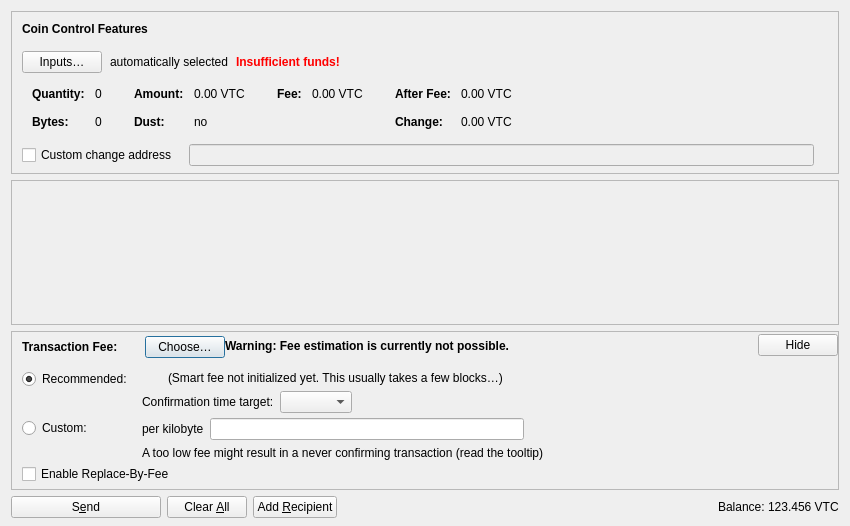
<?xml version="1.0" encoding="UTF-8"?>
<ui version="4.0">
 <class>SendCoinsDialog</class>
 <widget class="QDialog" name="SendCoinsDialog">
  <property name="geometry">
   <rect>
    <x>0</x>
    <y>0</y>
    <width>850</width>
    <height>526</height>
   </rect>
  </property>
  <property name="windowTitle">
   <string>Send Coins</string>
  </property>
  <layout class="QVBoxLayout" name="verticalLayout" stretch="0,1,0,0">
   <property name="bottomMargin">
    <number>8</number>
   </property>
   <item>
    <widget class="QFrame" name="frameCoinControl">
     <property name="sizePolicy">
      <sizepolicy hsizetype="Expanding" vsizetype="Expanding">
       <horstretch>0</horstretch>
       <verstretch>0</verstretch>
      </sizepolicy>
     </property>
     <property name="maximumSize">
      <size>
       <width>16777215</width>
       <height>16777215</height>
      </size>
     </property>
     <property name="frameShape">
      <enum>QFrame::StyledPanel</enum>
     </property>
     <property name="frameShadow">
      <enum>QFrame::Sunken</enum>
     </property>
     <layout class="QVBoxLayout" name="verticalLayoutCoinControl2">
      <property name="spacing">
       <number>0</number>
      </property>
      <property name="leftMargin">
       <number>0</number>
      </property>
      <property name="topMargin">
       <number>0</number>
      </property>
      <property name="rightMargin">
       <number>0</number>
      </property>
      <property name="bottomMargin">
       <number>6</number>
      </property>
      <item>
       <layout class="QVBoxLayout" name="verticalLayoutCoinControl" stretch="0,0,0,0,1">
        <property name="spacing">
         <number>0</number>
        </property>
        <property name="leftMargin">
         <number>10</number>
        </property>
        <property name="topMargin">
         <number>10</number>
        </property>
        <item>
         <layout class="QHBoxLayout" name="horizontalLayoutCoinControl1">
          <property name="bottomMargin">
           <number>15</number>
          </property>
          <item>
           <widget class="QLabel" name="labelCoinControlFeatures">
            <property name="sizePolicy">
             <sizepolicy hsizetype="Preferred" vsizetype="Maximum">
              <horstretch>0</horstretch>
              <verstretch>0</verstretch>
             </sizepolicy>
            </property>
            <property name="font">
             <font>
              <weight>75</weight>
              <bold>true</bold>
             </font>
            </property>
            <property name="styleSheet">
             <string notr="true">font-weight:bold;</string>
            </property>
            <property name="text">
             <string>Coin Control Features</string>
            </property>
           </widget>
          </item>
         </layout>
        </item>
        <item>
         <layout class="QHBoxLayout" name="horizontalLayoutCoinControl2" stretch="0,0,0,0">
          <property name="spacing">
           <number>8</number>
          </property>
          <property name="bottomMargin">
           <number>10</number>
          </property>
          <item>
           <widget class="QPushButton" name="pushButtonCoinControl">
            <property name="styleSheet">
             <string notr="true"/>
            </property>
            <property name="text">
             <string>Inputs…</string>
            </property>
            <property name="autoDefault">
             <bool>false</bool>
            </property>
           </widget>
          </item>
          <item>
           <widget class="QLabel" name="labelCoinControlAutomaticallySelected">
            <property name="text">
             <string>automatically selected</string>
            </property>
            <property name="margin">
             <number>5</number>
            </property>
           </widget>
          </item>
          <item>
           <widget class="QLabel" name="labelCoinControlInsuffFunds">
            <property name="font">
             <font>
              <weight>75</weight>
              <bold>true</bold>
             </font>
            </property>
            <property name="styleSheet">
             <string notr="true">color:red;font-weight:bold;</string>
            </property>
            <property name="text">
             <string>Insufficient funds!</string>
            </property>
            <property name="margin">
             <number>5</number>
            </property>
           </widget>
          </item>
          <item>
           <spacer name="horizontalSpacerCoinControl">
            <property name="orientation">
             <enum>Qt::Horizontal</enum>
            </property>
            <property name="sizeHint" stdset="0">
             <size>
              <width>40</width>
              <height>1</height>
             </size>
            </property>
           </spacer>
          </item>
         </layout>
        </item>
        <item>
         <widget class="QWidget" name="widgetCoinControl" native="true">
          <property name="sizePolicy">
           <sizepolicy hsizetype="Preferred" vsizetype="Preferred">
            <horstretch>0</horstretch>
            <verstretch>0</verstretch>
           </sizepolicy>
          </property>
          <property name="minimumSize">
           <size>
            <width>0</width>
            <height>0</height>
           </size>
          </property>
          <property name="styleSheet">
           <string notr="true"/>
          </property>
          <layout class="QHBoxLayout" name="horizontalLayoutCoinControl5">
           <property name="leftMargin">
            <number>0</number>
           </property>
           <property name="topMargin">
            <number>0</number>
           </property>
           <property name="rightMargin">
            <number>0</number>
           </property>
           <property name="bottomMargin">
            <number>0</number>
           </property>
           <item>
            <layout class="QHBoxLayout" name="horizontalLayoutCoinControl3" stretch="0,0,0,1">
             <property name="spacing">
              <number>20</number>
             </property>
             <property name="topMargin">
              <number>0</number>
             </property>
             <property name="bottomMargin">
              <number>10</number>
             </property>
             <item>
              <layout class="QFormLayout" name="formLayoutCoinControl1">
               <property name="horizontalSpacing">
                <number>10</number>
               </property>
               <property name="verticalSpacing">
                <number>14</number>
               </property>
               <property name="leftMargin">
                <number>10</number>
               </property>
               <property name="topMargin">
                <number>4</number>
               </property>
               <property name="rightMargin">
                <number>6</number>
               </property>
               <item row="0" column="0">
                <widget class="QLabel" name="labelCoinControlQuantityText">
                 <property name="font">
                  <font>
                   <weight>75</weight>
                   <bold>true</bold>
                  </font>
                 </property>
                 <property name="text">
                  <string>Quantity:</string>
                 </property>
                 <property name="margin">
                  <number>0</number>
                 </property>
                </widget>
               </item>
               <item row="0" column="1">
                <widget class="QLabel" name="labelCoinControlQuantity">
                 <property name="cursor">
                  <cursorShape>IBeamCursor</cursorShape>
                 </property>
                 <property name="contextMenuPolicy">
                  <enum>Qt::ActionsContextMenu</enum>
                 </property>
                 <property name="text">
                  <string notr="true">0</string>
                 </property>
                 <property name="margin">
                  <number>0</number>
                 </property>
                 <property name="textInteractionFlags">
                  <set>Qt::LinksAccessibleByMouse|Qt::TextSelectableByKeyboard|Qt::TextSelectableByMouse</set>
                 </property>
                </widget>
               </item>
               <item row="1" column="0">
                <widget class="QLabel" name="labelCoinControlBytesText">
                 <property name="font">
                  <font>
                   <weight>75</weight>
                   <bold>true</bold>
                  </font>
                 </property>
                 <property name="text">
                  <string>Bytes:</string>
                 </property>
                </widget>
               </item>
               <item row="1" column="1">
                <widget class="QLabel" name="labelCoinControlBytes">
                 <property name="cursor">
                  <cursorShape>IBeamCursor</cursorShape>
                 </property>
                 <property name="contextMenuPolicy">
                  <enum>Qt::ActionsContextMenu</enum>
                 </property>
                 <property name="text">
                  <string notr="true">0</string>
                 </property>
                 <property name="textInteractionFlags">
                  <set>Qt::LinksAccessibleByMouse|Qt::TextSelectableByKeyboard|Qt::TextSelectableByMouse</set>
                 </property>
                </widget>
               </item>
              </layout>
             </item>
             <item>
              <layout class="QFormLayout" name="formLayoutCoinControl2">
               <property name="horizontalSpacing">
                <number>10</number>
               </property>
               <property name="verticalSpacing">
                <number>14</number>
               </property>
               <property name="leftMargin">
                <number>6</number>
               </property>
               <property name="topMargin">
                <number>4</number>
               </property>
               <property name="rightMargin">
                <number>6</number>
               </property>
               <item row="0" column="0">
                <widget class="QLabel" name="labelCoinControlAmountText">
                 <property name="font">
                  <font>
                   <weight>75</weight>
                   <bold>true</bold>
                  </font>
                 </property>
                 <property name="text">
                  <string>Amount:</string>
                 </property>
                 <property name="margin">
                  <number>0</number>
                 </property>
                </widget>
               </item>
               <item row="0" column="1">
                <widget class="QLabel" name="labelCoinControlAmount">
                 <property name="cursor">
                  <cursorShape>IBeamCursor</cursorShape>
                 </property>
                 <property name="contextMenuPolicy">
                  <enum>Qt::ActionsContextMenu</enum>
                 </property>
                 <property name="text">
                  <string notr="true">0.00 VTC</string>
                 </property>
                 <property name="textInteractionFlags">
                  <set>Qt::LinksAccessibleByMouse|Qt::TextSelectableByKeyboard|Qt::TextSelectableByMouse</set>
                 </property>
                </widget>
               </item>
               <item row="1" column="0">
                <widget class="QLabel" name="labelCoinControlLowOutputText">
                 <property name="font">
                  <font>
                   <weight>75</weight>
                   <bold>true</bold>
                  </font>
                 </property>
                 <property name="text">
                  <string>Dust:</string>
                 </property>
                </widget>
               </item>
               <item row="1" column="1">
                <widget class="QLabel" name="labelCoinControlLowOutput">
                 <property name="cursor">
                  <cursorShape>IBeamCursor</cursorShape>
                 </property>
                 <property name="contextMenuPolicy">
                  <enum>Qt::ActionsContextMenu</enum>
                 </property>
                 <property name="text">
                  <string notr="true">no</string>
                 </property>
                 <property name="textInteractionFlags">
                  <set>Qt::LinksAccessibleByMouse|Qt::TextSelectableByKeyboard|Qt::TextSelectableByMouse</set>
                 </property>
                </widget>
               </item>
              </layout>
             </item>
             <item>
              <layout class="QFormLayout" name="formLayoutCoinControl3">
               <property name="horizontalSpacing">
                <number>10</number>
               </property>
               <property name="verticalSpacing">
                <number>14</number>
               </property>
               <property name="leftMargin">
                <number>6</number>
               </property>
               <property name="topMargin">
                <number>4</number>
               </property>
               <property name="rightMargin">
                <number>6</number>
               </property>
               <item row="0" column="0">
                <widget class="QLabel" name="labelCoinControlFeeText">
                 <property name="font">
                  <font>
                   <weight>75</weight>
                   <bold>true</bold>
                  </font>
                 </property>
                 <property name="text">
                  <string>Fee:</string>
                 </property>
                 <property name="margin">
                  <number>0</number>
                 </property>
                </widget>
               </item>
               <item row="0" column="1">
                <widget class="QLabel" name="labelCoinControlFee">
                 <property name="cursor">
                  <cursorShape>IBeamCursor</cursorShape>
                 </property>
                 <property name="contextMenuPolicy">
                  <enum>Qt::ActionsContextMenu</enum>
                 </property>
                 <property name="text">
                  <string notr="true">0.00 VTC</string>
                 </property>
                 <property name="textInteractionFlags">
                  <set>Qt::LinksAccessibleByMouse|Qt::TextSelectableByKeyboard|Qt::TextSelectableByMouse</set>
                 </property>
                </widget>
               </item>
              </layout>
             </item>
             <item>
              <layout class="QFormLayout" name="formLayoutCoinControl4">
               <property name="horizontalSpacing">
                <number>10</number>
               </property>
               <property name="verticalSpacing">
                <number>14</number>
               </property>
               <property name="leftMargin">
                <number>6</number>
               </property>
               <property name="topMargin">
                <number>4</number>
               </property>
               <property name="rightMargin">
                <number>6</number>
               </property>
               <item row="0" column="0">
                <widget class="QLabel" name="labelCoinControlAfterFeeText">
                 <property name="font">
                  <font>
                   <weight>75</weight>
                   <bold>true</bold>
                  </font>
                 </property>
                 <property name="text">
                  <string>After Fee:</string>
                 </property>
                 <property name="margin">
                  <number>0</number>
                 </property>
                </widget>
               </item>
               <item row="0" column="1">
                <widget class="QLabel" name="labelCoinControlAfterFee">
                 <property name="cursor">
                  <cursorShape>IBeamCursor</cursorShape>
                 </property>
                 <property name="contextMenuPolicy">
                  <enum>Qt::ActionsContextMenu</enum>
                 </property>
                 <property name="text">
                  <string notr="true">0.00 VTC</string>
                 </property>
                 <property name="textInteractionFlags">
                  <set>Qt::LinksAccessibleByMouse|Qt::TextSelectableByKeyboard|Qt::TextSelectableByMouse</set>
                 </property>
                </widget>
               </item>
               <item row="1" column="0">
                <widget class="QLabel" name="labelCoinControlChangeText">
                 <property name="font">
                  <font>
                   <weight>75</weight>
                   <bold>true</bold>
                  </font>
                 </property>
                 <property name="text">
                  <string>Change:</string>
                 </property>
                </widget>
               </item>
               <item row="1" column="1">
                <widget class="QLabel" name="labelCoinControlChange">
                 <property name="cursor">
                  <cursorShape>IBeamCursor</cursorShape>
                 </property>
                 <property name="contextMenuPolicy">
                  <enum>Qt::ActionsContextMenu</enum>
                 </property>
                 <property name="text">
                  <string notr="true">0.00 VTC</string>
                 </property>
                 <property name="textInteractionFlags">
                  <set>Qt::LinksAccessibleByMouse|Qt::TextSelectableByKeyboard|Qt::TextSelectableByMouse</set>
                 </property>
                </widget>
               </item>
              </layout>
             </item>
            </layout>
           </item>
          </layout>
         </widget>
        </item>
        <item>
         <layout class="QHBoxLayout" name="horizontalLayoutCoinControl4" stretch="0,0,0">
          <property name="spacing">
           <number>12</number>
          </property>
          <property name="sizeConstraint">
           <enum>QLayout::SetDefaultConstraint</enum>
          </property>
          <property name="topMargin">
           <number>5</number>
          </property>
          <property name="rightMargin">
           <number>5</number>
          </property>
          <item>
           <widget class="QCheckBox" name="checkBoxCoinControlChange">
            <property name="toolTip">
             <string>If this is activated, but the change address is empty or invalid, change will be sent to a newly generated address.</string>
            </property>
            <property name="text">
             <string>Custom change address</string>
            </property>
           </widget>
          </item>
          <item>
           <widget class="QValidatedLineEdit" name="lineEditCoinControlChange">
            <property name="enabled">
             <bool>false</bool>
            </property>
            <property name="sizePolicy">
             <sizepolicy hsizetype="Expanding" vsizetype="Fixed">
              <horstretch>0</horstretch>
              <verstretch>0</verstretch>
             </sizepolicy>
            </property>
           </widget>
          </item>
          <item>
           <widget class="QLabel" name="labelCoinControlChangeLabel">
            <property name="sizePolicy">
             <sizepolicy hsizetype="Preferred" vsizetype="Expanding">
              <horstretch>0</horstretch>
              <verstretch>0</verstretch>
             </sizepolicy>
            </property>
            <property name="minimumSize">
             <size>
              <width>0</width>
              <height>0</height>
             </size>
            </property>
            <property name="text">
             <string/>
            </property>
            <property name="margin">
             <number>3</number>
            </property>
           </widget>
          </item>
         </layout>
        </item>
        <item>
         <spacer name="verticalSpacerCoinControl">
          <property name="orientation">
           <enum>Qt::Vertical</enum>
          </property>
          <property name="sizeHint" stdset="0">
           <size>
            <width>800</width>
            <height>1</height>
           </size>
          </property>
         </spacer>
        </item>
       </layout>
      </item>
     </layout>
    </widget>
   </item>
   <item>
    <widget class="QScrollArea" name="scrollArea">
     <property name="widgetResizable">
      <bool>true</bool>
     </property>
     <widget class="QWidget" name="scrollAreaWidgetContents">
      <property name="geometry">
       <rect>
        <x>0</x>
        <y>0</y>
        <width>830</width>
        <height>104</height>
       </rect>
      </property>
      <layout class="QVBoxLayout" name="verticalLayout_2" stretch="0,1">
       <property name="leftMargin">
        <number>0</number>
       </property>
       <property name="topMargin">
        <number>0</number>
       </property>
       <property name="rightMargin">
        <number>0</number>
       </property>
       <property name="bottomMargin">
        <number>0</number>
       </property>
       <item>
        <layout class="QVBoxLayout" name="entries">
         <property name="spacing">
          <number>6</number>
         </property>
        </layout>
       </item>
       <item>
        <spacer name="verticalSpacer">
         <property name="orientation">
          <enum>Qt::Vertical</enum>
         </property>
         <property name="sizeHint" stdset="0">
          <size>
           <width>20</width>
           <height>40</height>
          </size>
         </property>
        </spacer>
       </item>
      </layout>
     </widget>
    </widget>
   </item>
   <item>
    <widget class="QFrame" name="frameFee">
     <property name="sizePolicy">
      <sizepolicy hsizetype="Expanding" vsizetype="Expanding">
       <horstretch>0</horstretch>
       <verstretch>0</verstretch>
      </sizepolicy>
     </property>
     <property name="maximumSize">
      <size>
       <width>16777215</width>
       <height>16777215</height>
      </size>
     </property>
     <property name="frameShape">
      <enum>QFrame::StyledPanel</enum>
     </property>
     <property name="frameShadow">
      <enum>QFrame::Sunken</enum>
     </property>
     <layout class="QVBoxLayout" name="verticalLayoutFee1">
      <property name="spacing">
       <number>0</number>
      </property>
      <property name="leftMargin">
       <number>0</number>
      </property>
      <property name="topMargin">
       <number>0</number>
      </property>
      <property name="rightMargin">
       <number>0</number>
      </property>
      <property name="bottomMargin">
       <number>0</number>
      </property>
      <item>
       <layout class="QVBoxLayout" name="verticalLayoutFee2" stretch="0,0,0">
        <property name="spacing">
         <number>0</number>
        </property>
        <property name="leftMargin">
         <number>10</number>
        </property>
        <property name="topMargin">
         <number>0</number>
        </property>
        <item>
         <layout class="QHBoxLayout" name="horizontalLayoutFee1">
          <property name="bottomMargin">
           <number>0</number>
          </property>
          <item>
           <layout class="QVBoxLayout" name="verticalLayoutFee7">
            <property name="spacing">
             <number>0</number>
            </property>
            <item>
             <spacer name="verticalSpacerSmartFee">
              <property name="orientation">
               <enum>Qt::Vertical</enum>
              </property>
              <property name="sizeType">
               <enum>QSizePolicy::Fixed</enum>
              </property>
              <property name="sizeHint" stdset="0">
               <size>
                <width>1</width>
                <height>4</height>
               </size>
              </property>
             </spacer>
            </item>
            <item>
             <layout class="QHBoxLayout" name="horizontalLayoutSmartFee">
              <property name="spacing">
               <number>10</number>
              </property>
              <item>
               <widget class="QLabel" name="labelFeeHeadline">
                <property name="sizePolicy">
                 <sizepolicy hsizetype="Preferred" vsizetype="Maximum">
                  <horstretch>0</horstretch>
                  <verstretch>0</verstretch>
                 </sizepolicy>
                </property>
                <property name="font">
                 <font>
                  <weight>75</weight>
                  <bold>true</bold>
                 </font>
                </property>
                <property name="styleSheet">
                 <string notr="true">font-weight:bold;</string>
                </property>
                <property name="text">
                 <string>Transaction Fee:</string>
                </property>
               </widget>
              </item>
              <item>
               <widget class="QLabel" name="labelFeeMinimized">
                <property name="text">
                 <string/>
                </property>
               </widget>
              </item>
              <item>
               <widget class="QPushButton" name="buttonChooseFee">
                <property name="text">
                 <string>Choose…</string>
                </property>
               </widget>
              </item>
             </layout>
            </item>
            <item>
             <spacer name="verticalSpacer_5">
              <property name="orientation">
               <enum>Qt::Vertical</enum>
              </property>
              <property name="sizeHint" stdset="0">
               <size>
                <width>1</width>
                <height>1</height>
               </size>
              </property>
             </spacer>
            </item>
           </layout>
          </item>
          <item>
           <widget class="QLabel" name="fallbackFeeWarningLabel">
            <property name="toolTip">
             <string>Using the fallbackfee can result in sending a transaction that will take several hours or days (or never) to confirm. Consider choosing your fee manually or wait until you have validated the complete chain.</string>
            </property>
            <property name="font">
            <font>
                <weight>75</weight>
                <bold>true</bold>
            </font>
            </property>
            <property name="text">
             <string>Warning: Fee estimation is currently not possible.</string>
            </property>
            <property name="wordWrap">
             <bool>false</bool>
            </property>
           </widget>
          </item>
          <item>
           <spacer name="horizontalSpacer_4">
            <property name="orientation">
             <enum>Qt::Horizontal</enum>
            </property>
            <property name="sizeType">
             <enum>QSizePolicy::MinimumExpanding</enum>
            </property>
            <property name="sizeHint" stdset="0">
             <size>
              <width>40</width>
              <height>20</height>
             </size>
            </property>
           </spacer>
          </item>
          <item>
           <widget class="QPushButton" name="buttonMinimizeFee">
            <property name="toolTip">
             <string>Hide transaction fee settings</string>
            </property>
            <property name="text">
             <string>Hide</string>
            </property>
           </widget>
          </item>
         </layout>
        </item>
        <item>
         <widget class="QFrame" name="frameFeeSelection">
          <layout class="QVBoxLayout" name="verticalLayoutFee12">
           <property name="spacing">
            <number>0</number>
           </property>
           <property name="leftMargin">
            <number>0</number>
           </property>
           <property name="topMargin">
            <number>0</number>
           </property>
           <property name="rightMargin">
            <number>0</number>
           </property>
           <property name="bottomMargin">
            <number>0</number>
           </property>
           <item>
            <layout class="QGridLayout" name="gridLayoutFee">
             <property name="topMargin">
              <number>10</number>
             </property>
             <property name="bottomMargin">
              <number>4</number>
             </property>
             <property name="horizontalSpacing">
              <number>10</number>
             </property>
             <property name="verticalSpacing">
              <number>4</number>
             </property>
             <item row="1" column="1">
              <layout class="QVBoxLayout" name="verticalLayoutFee8">
               <property name="spacing">
                <number>6</number>
               </property>
               <item>
                <layout class="QHBoxLayout" name="horizontalLayoutFee13">
                 <item>
                  <widget class="QLabel" name="labelCustomPerKilobyte">
                   <property name="toolTip">
                    <string>Specify a custom fee per kB (1,000 bytes) of the transaction's virtual size.

Note:  Since the fee is calculated on a per-byte basis, a fee rate of "100 satoshis per kvB" for a transaction size of 500 virtual bytes (half of 1 kvB) would ultimately yield a fee of only 50 satoshis.</string>
                   </property>
                   <property name="text">
                    <string>per kilobyte</string>
                   </property>
                  </widget>
                 </item>
                 <item>
                  <widget class="BitcoinAmountField" name="customFee"/>
                 </item>
                 <item>
                  <spacer name="horizontalSpacer_6">
                   <property name="orientation">
                    <enum>Qt::Horizontal</enum>
                   </property>
                   <property name="sizeHint" stdset="0">
                    <size>
                     <width>1</width>
                     <height>1</height>
                    </size>
                   </property>
                  </spacer>
                 </item>
                </layout>
               </item>
               <item>
                <layout class="QHBoxLayout" name="horizontalLayoutFee8">
                 <item>
                  <widget class="QLabel" name="labelCustomFeeWarning">
                   <property name="enabled">
                    <bool>true</bool>
                   </property>
                   <property name="toolTip">
                    <string>When there is less transaction volume than space in the blocks, miners as well as relaying nodes may enforce a minimum fee. Paying only this minimum fee is just fine, but be aware that this can result in a never confirming transaction once there is more demand for bitcoin transactions than the network can process.</string>
                   </property>
                   <property name="text">
                    <string>A too low fee might result in a never confirming transaction (read the tooltip)</string>
                   </property>
                  </widget>
                 </item>
                 <item>
                  <spacer name="horizontalSpacer_2">
                   <property name="orientation">
                    <enum>Qt::Horizontal</enum>
                   </property>
                   <property name="sizeHint" stdset="0">
                    <size>
                     <width>1</width>
                     <height>1</height>
                    </size>
                   </property>
                  </spacer>
                 </item>
                </layout>
               </item>
              </layout>
             </item>
             <item row="0" column="0">
              <layout class="QVBoxLayout" name="verticalLayoutFee4" stretch="0,1">
               <item>
                <widget class="QRadioButton" name="radioSmartFee">
                 <property name="text">
                  <string>Recommended:</string>
                 </property>
                 <property name="checked">
                  <bool>true</bool>
                 </property>
                 <attribute name="buttonGroup">
                  <string notr="true">groupFee</string>
                 </attribute>
                </widget>
               </item>
               <item>
                <spacer name="verticalSpacer_2">
                 <property name="orientation">
                  <enum>Qt::Vertical</enum>
                 </property>
                 <property name="sizeHint" stdset="0">
                  <size>
                   <width>1</width>
                   <height>1</height>
                  </size>
                 </property>
                </spacer>
               </item>
              </layout>
             </item>
             <item row="1" column="0">
              <layout class="QVBoxLayout" name="verticalLayoutFee9" stretch="0,1">
               <item>
                <widget class="QRadioButton" name="radioCustomFee">
                 <property name="text">
                  <string>Custom:</string>
                 </property>
                 <attribute name="buttonGroup">
                  <string notr="true">groupFee</string>
                 </attribute>
                </widget>
               </item>
               <item>
                <spacer name="verticalSpacer_6">
                 <property name="orientation">
                  <enum>Qt::Vertical</enum>
                 </property>
                 <property name="sizeHint" stdset="0">
                  <size>
                   <width>1</width>
                   <height>1</height>
                  </size>
                 </property>
                </spacer>
               </item>
              </layout>
             </item>
             <item row="0" column="1">
              <layout class="QVBoxLayout" name="verticalLayoutFee3" stretch="0,0,1">
               <property name="spacing">
                <number>6</number>
               </property>
               <property name="topMargin">
                <number>2</number>
               </property>
               <item>
                <layout class="QHBoxLayout" name="horizontalLayoutFee12">
                 <item>
                  <widget class="QLabel" name="labelSmartFee">
                   <property name="text">
                    <string/>
                   </property>
                  </widget>
                 </item>
                 <item>
                  <widget class="QLabel" name="labelFeeEstimation">
                   <property name="text">
                    <string/>
                   </property>
                  </widget>
                 </item>
                 <item>
                  <widget class="QLabel" name="labelSmartFee2">
                   <property name="text">
                    <string>(Smart fee not initialized yet. This usually takes a few blocks…)</string>
                   </property>
                  </widget>
                 </item>
                 <item>
                  <spacer name="horizontalSpacer_5">
                   <property name="orientation">
                    <enum>Qt::Horizontal</enum>
                   </property>
                   <property name="sizeHint" stdset="0">
                    <size>
                     <width>1</width>
                     <height>1</height>
                    </size>
                   </property>
                  </spacer>
                 </item>
                </layout>
               </item>
               <item>
                <layout class="QHBoxLayout" name="horizontalLayoutFee9">
                 <item>
                  <layout class="QVBoxLayout" name="verticalLayoutFee6">
                   <item>
                    <widget class="QLabel" name="labelSmartFee3">
                     <property name="text">
                      <string>Confirmation time target:</string>
                     </property>
                    </widget>
                   </item>
                  </layout>
                 </item>
                 <item>
                  <layout class="QVBoxLayout" name="verticalLayoutFee5">
                   <property name="rightMargin">
                    <number>30</number>
                   </property>
                   <item>
                    <layout class="QHBoxLayout" name="horizontalLayoutConfTarget">
                     <property name="bottomMargin">
                      <number>0</number>
                     </property>
                     <item>
                      <widget class="QComboBox" name="confTargetSelector"/>
                     </item>
                     <item>
                      <spacer name="horizontalSpacerConfTarget">
                       <property name="orientation">
                        <enum>Qt::Horizontal</enum>
                       </property>
                       <property name="sizeHint" stdset="0">
                        <size>
                         <width>40</width>
                         <height>20</height>
                        </size>
                       </property>
                      </spacer>
                     </item>
                    </layout>
                   </item>
                  </layout>
                 </item>
                </layout>
               </item>
               <item>
                <spacer name="verticalSpacer_4">
                 <property name="orientation">
                  <enum>Qt::Vertical</enum>
                 </property>
                 <property name="sizeHint" stdset="0">
                  <size>
                   <width>1</width>
                   <height>1</height>
                  </size>
                 </property>
                </spacer>
               </item>
              </layout>
             </item>
            </layout>
           </item>
           <item>
            <widget class="QCheckBox" name="optInRBF">
             <property name="text">
              <string>Enable Replace-By-Fee</string>
             </property>
             <property name="toolTip">
              <string>With Replace-By-Fee (BIP-125) you can increase a transaction's fee after it is sent. Without this, a higher fee may be recommended to compensate for increased transaction delay risk.</string>
             </property>
            </widget>
           </item>
          </layout>
         </widget>
        </item>
        <item>
         <spacer name="verticalSpacerFee">
          <property name="orientation">
           <enum>Qt::Vertical</enum>
          </property>
          <property name="sizeHint" stdset="0">
           <size>
            <width>40</width>
            <height>5</height>
           </size>
          </property>
         </spacer>
        </item>
       </layout>
      </item>
     </layout>
    </widget>
   </item>
   <item>
    <layout class="QHBoxLayout" name="horizontalLayout">
     <item>
      <widget class="QPushButton" name="sendButton">
       <property name="minimumSize">
        <size>
         <width>150</width>
         <height>0</height>
        </size>
       </property>
       <property name="toolTip">
        <string>Confirm the send action</string>
       </property>
       <property name="text">
        <string>S&amp;end</string>
       </property>
       <property name="icon">
        <iconset resource="../bitcoin.qrc">
         <normaloff>:/icons/send</normaloff>:/icons/send</iconset>
       </property>
       <property name="autoDefault">
        <bool>false</bool>
       </property>
       <property name="default">
        <bool>false</bool>
       </property>
      </widget>
     </item>
     <item>
      <widget class="QPushButton" name="clearButton">
       <property name="sizePolicy">
        <sizepolicy hsizetype="Minimum" vsizetype="Fixed">
         <horstretch>0</horstretch>
         <verstretch>0</verstretch>
        </sizepolicy>
       </property>
       <property name="toolTip">
        <string>Clear all fields of the form.</string>
       </property>
       <property name="text">
        <string>Clear &amp;All</string>
       </property>
       <property name="icon">
        <iconset resource="../bitcoin.qrc">
         <normaloff>:/icons/remove</normaloff>:/icons/remove</iconset>
       </property>
       <property name="autoDefault">
        <bool>false</bool>
       </property>
      </widget>
     </item>
     <item>
      <widget class="QPushButton" name="addButton">
       <property name="toolTip">
        <string>Send to multiple recipients at once</string>
       </property>
       <property name="text">
        <string>Add &amp;Recipient</string>
       </property>
       <property name="icon">
        <iconset resource="../bitcoin.qrc">
         <normaloff>:/icons/add</normaloff>:/icons/add</iconset>
       </property>
       <property name="autoDefault">
        <bool>false</bool>
       </property>
      </widget>
     </item>
     <item>
      <spacer name="horizontalSpacer">
       <property name="orientation">
        <enum>Qt::Horizontal</enum>
       </property>
       <property name="sizeHint" stdset="0">
        <size>
         <width>40</width>
         <height>20</height>
        </size>
       </property>
      </spacer>
     </item>
     <item>
      <layout class="QHBoxLayout" name="horizontalLayout_2">
       <property name="spacing">
        <number>3</number>
       </property>
       <item>
        <widget class="QLabel" name="labelBalanceName">
         <property name="sizePolicy">
          <sizepolicy hsizetype="Preferred" vsizetype="Fixed">
           <horstretch>0</horstretch>
           <verstretch>0</verstretch>
          </sizepolicy>
         </property>
         <property name="text">
          <string>Balance:</string>
         </property>
        </widget>
       </item>
       <item>
        <widget class="QLabel" name="labelBalance">
         <property name="sizePolicy">
          <sizepolicy hsizetype="Preferred" vsizetype="Fixed">
           <horstretch>0</horstretch>
           <verstretch>0</verstretch>
          </sizepolicy>
         </property>
         <property name="cursor">
          <cursorShape>IBeamCursor</cursorShape>
         </property>
         <property name="text">
          <string notr="true">123.456 VTC</string>
         </property>
         <property name="textInteractionFlags">
          <set>Qt::LinksAccessibleByMouse|Qt::TextSelectableByKeyboard|Qt::TextSelectableByMouse</set>
         </property>
        </widget>
       </item>
      </layout>
     </item>
    </layout>
   </item>
  </layout>
 </widget>
 <customwidgets>
  <customwidget>
   <class>QValidatedLineEdit</class>
   <extends>QLineEdit</extends>
   <header>qt/qvalidatedlineedit.h</header>
  </customwidget>
  <customwidget>
   <class>BitcoinAmountField</class>
   <extends>QLineEdit</extends>
   <header>qt/bitcoinamountfield.h</header>
   <container>1</container>
  </customwidget>
 </customwidgets>
 <resources>
  <include location="../bitcoin.qrc"/>
 </resources>
 <connections/>
 <buttongroups>
  <buttongroup name="groupFee"/>
 </buttongroups>
</ui>
